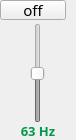
                 <widget class="QFrame" name="frame_57">
                  <property name="minimumSize">
                   <size>
                    <width>76</width>
                    <height>140</height>
                   </size>
                  </property>
                  <property name="maximumSize">
                   <size>
                    <width>76</width>
                    <height>140</height>
                   </size>
                  </property>
                  <property name="styleSheet">
                   <string notr="true"/>
                  </property>
                  <property name="frameShape">
                   <enum>QFrame::NoFrame</enum>
                  </property>
                  <property name="frameShadow">
                   <enum>QFrame::Raised</enum>
                  </property>
                  <layout class="QVBoxLayout" name="verticalLayout_33">
                   <property name="spacing">
                    <number>3</number>
                   </property>
                   <property name="leftMargin">
                    <number>0</number>
                   </property>
                   <property name="topMargin">
                    <number>0</number>
                   </property>
                   <property name="rightMargin">
                    <number>0</number>
                   </property>
                   <property name="bottomMargin">
                    <number>0</number>
                   </property>
                   <item>
                    <widget class="QPushButton" name="switch_63">
                     <property name="minimumSize">
                      <size>
                       <width>66</width>
                       <height>20</height>
                      </size>
                     </property>
                     <property name="maximumSize">
                      <size>
                       <width>65</width>
                       <height>20</height>
                      </size>
                     </property>
                     <property name="font">
                      <font>
                       <family>PF BeauSans Pro</family>
                       <pointsize>11</pointsize>
                       <bold>false</bold>
                      </font>
                     </property>
                     <property name="text">
                      <string>off</string>
                     </property>
                     <property name="checkable">
                      <bool>true</bool>
                     </property>
                     <property name="checked">
                      <bool>false</bool>
                     </property>
                    </widget>
                   </item>
                   <item alignment="Qt::AlignHCenter">
                    <widget class="QSlider" name="slider_63">
                     <property name="enabled">
                      <bool>false</bool>
                     </property>
                     <property name="minimumSize">
                      <size>
                       <width>45</width>
                       <height>100</height>
                      </size>
                     </property>
                     <property name="minimum">
                      <number>-50</number>
                     </property>
                     <property name="maximum">
                      <number>50</number>
                     </property>
                     <property name="value">
                      <number>0</number>
                     </property>
                     <property name="orientation">
                      <enum>Qt::Vertical</enum>
                     </property>
                    </widget>
                   </item>
                   <item>
                    <widget class="QLabel" name="label_13">
                     <property name="font">
                      <font>
                       <family>PF BeauSans Pro</family>
                       <pointsize>10</pointsize>
                       <bold>true</bold>
                      </font>
                     </property>
                     <property name="styleSheet">
                      <string notr="true">color: #009b4a;</string>
                     </property>
                     <property name="text">
                      <string>63 Hz</string>
                     </property>
                     <property name="alignment">
                      <set>Qt::AlignHCenter|Qt::AlignTop</set>
                     </property>
                    </widget>
                   </item>
                  </layout>
                 </widget>
